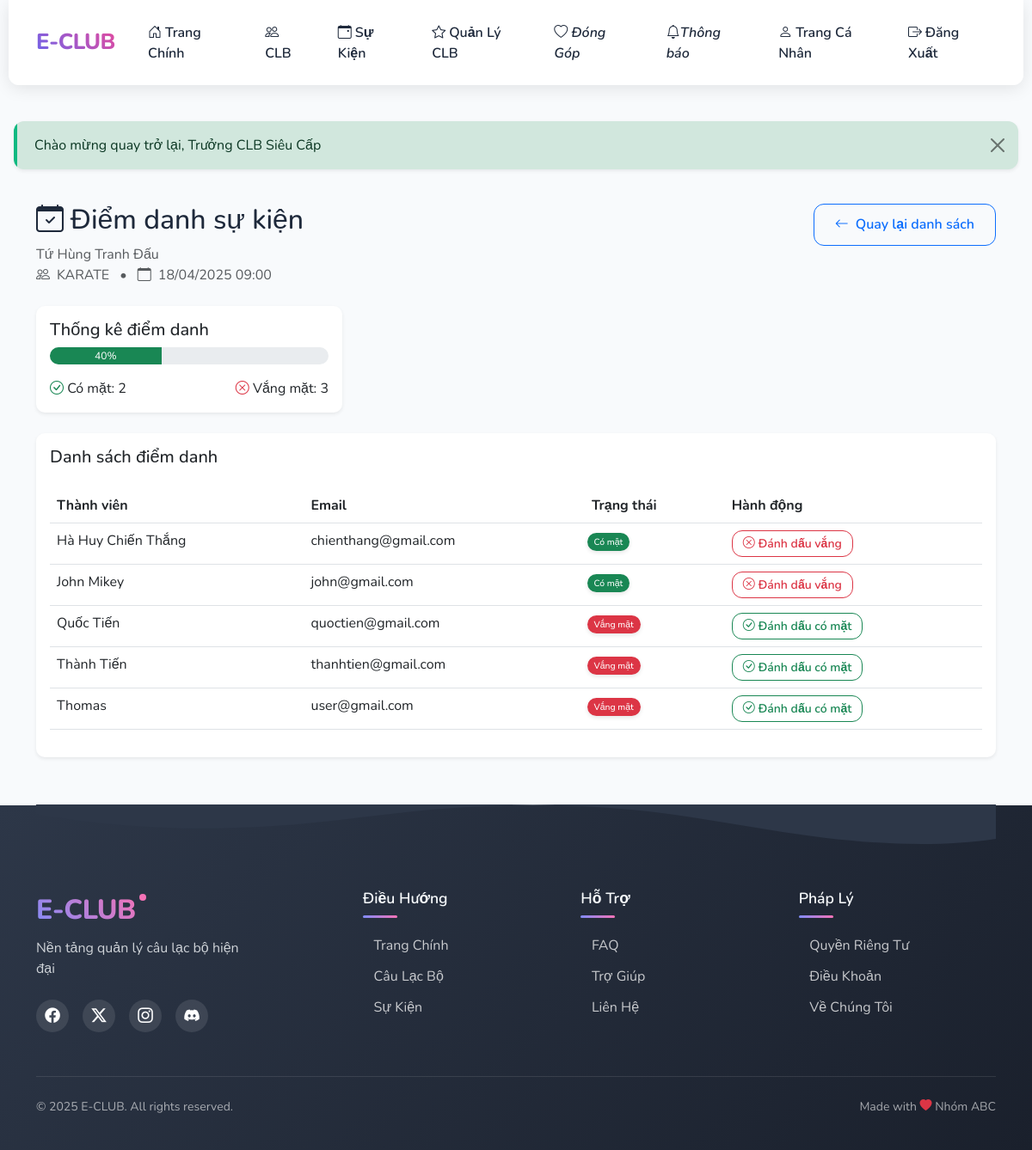
Page /index.php?page=club_leader/event_attendance&event_id=8 (signed in) on the committed database.
### tables this page shows
CREATE TABLE `events` (
  `id` int(11) NOT NULL,
  `club_id` int(11) DEFAULT NULL,
  `title` varchar(200) NOT NULL,
  `description` text DEFAULT NULL,
  `event_date` datetime NOT NULL,
  `status` enum('pending','approved','rejected') DEFAULT 'pending',
  `created_by` int(11) DEFAULT NULL,
  `created_at` timestamp NOT NULL DEFAULT current_timestamp(),
  `notification_before_event` tinyint(1) DEFAULT 0,
  `notification_on_event_day` tinyint(1) DEFAULT 0
);

CREATE TABLE `clubs` (
  `id` int(11) NOT NULL,
  `name` varchar(100) NOT NULL,
  `description` text DEFAULT NULL,
  `created_at` timestamp NOT NULL DEFAULT current_timestamp(),
  `status` enum('active','inactive') NOT NULL DEFAULT 'active',
  `image_url` varchar(255) DEFAULT NULL,
  `bank_info` longtext DEFAULT NULL
);

CREATE TABLE `users` (
  `id` int(11) NOT NULL,
  `name` varchar(100) NOT NULL,
  `email` varchar(100) NOT NULL,
  `password` varchar(255) NOT NULL,
  `role` enum('admin','club_leader','user') DEFAULT 'user',
  `created_at` timestamp NOT NULL DEFAULT current_timestamp(),
  `avatar_url` varchar(255) DEFAULT NULL,
  `last_activity` timestamp NOT NULL DEFAULT current_timestamp() ON UPDATE current_timestamp()
);

### config.php (called while the page is built, shortened)
<?php
try {
    $conn = new mysqli(DB_HOST, DB_USER, DB_PASS, DB_NAME);
    $conn->set_charset("utf8");
} catch (Exception $e) {
    die("Database connection failed: " . $e->getMessage());
}
function sanitize($input) {
    global $conn;
    return $conn->real_escape_string(trim($input));
}
?>

### pages/club_leader/event_attendance.php (the view, shortened to what this page needs)
<?php
$event_id = sanitize($_GET['event_id']);
$sql = "SELECT e.*, c.name as club_name
       FROM events e
       INNER JOIN clubs c ON e.club_id = c.id
       INNER JOIN club_leaders cl ON c.id = cl.club_id
       WHERE e.id = ? AND cl.user_id = ? AND e.status = 'approved'";
$stmt = $conn->prepare($sql);
$stmt->bind_param("ii", $event_id, $_SESSION['user_id']);
$stmt->execute();
$event = $stmt->get_result()->fetch_assoc();
$sql = "SELECT u.id, u.name, u.email, COALESCE(a.status, 'absent') as attendance_status
       FROM users u
       INNER JOIN club_members cm ON u.id = cm.user_id
       LEFT JOIN attendance a ON u.id = a.user_id AND a.event_id = ?
       WHERE cm.club_id = ? AND cm.status = 'approved'
       ORDER BY u.name ASC";
$stmt = $conn->prepare($sql);
$stmt->bind_param("ii", $event_id, $event['club_id']);
$stmt->execute();
$members = $stmt->get_result()->fetch_all(MYSQLI_ASSOC);
$total_members = count($members);
$present_count = 0;
$absent_count = 0;
foreach ($members as $member) {
    if ($member['attendance_status'] === 'present') {
        $present_count++;
    } else {
        $absent_count++;
    }
}
$attendance_rate = $total_members > 0 ? round(($present_count / $total_members) * 100, 1) : 0;
?>
<div class="container py-4">
    <div class="row mb-4">
        <div class="col-md-8">
            <h2 class="mb-0">
                <i class="bi bi-calendar-check me-2"></i>Điểm danh sự kiện
            </h2>
            <p class="text-muted mt-2 mb-0"><?php echo htmlspecialchars($event['title']); ?></p>
            <p class="text-muted mb-0">
                <i class="bi bi-people me-2"></i><?php echo htmlspecialchars($event['club_name']); ?>
                <span class="mx-2">•</span>
                <i class="bi bi-calendar me-2"></i><?php echo date('d/m/Y H:i', strtotime($event['event_date'])); ?>
            </p>
        </div>
        <div class="col-md-4 text-md-end">
            <a href="index.php?page=club_leader/events" class="btn btn-outline-primary">
                <i class="bi bi-arrow-left me-2"></i>Quay lại danh sách
            </a>
        </div>
    </div>
    <div class="row mb-4">
        <div class="col-md-4">
            <div class="card border-0 shadow-sm">
                <div class="card-body">
                    <h5 class="card-title">Thống kê điểm danh</h5>
                    <div class="progress mb-3" style="height: 20px;">
                        <div class="progress-bar bg-success" role="progressbar"
                             style="width: <?php echo $attendance_rate; ?>%"
                             aria-valuenow="<?php echo $attendance_rate; ?>"
                             aria-valuemin="0" aria-valuemax="100">
                            <?php echo $attendance_rate; ?>%
                        </div>
                    </div>
                    <div class="d-flex justify-content-between">
                        <div>
                            <i class="bi bi-check-circle text-success"></i> Có mặt: <?php echo $present_count; ?>
                        </div>
                        <div>
                            <i class="bi bi-x-circle text-danger"></i> Vắng mặt: <?php echo $absent_count; ?>
                        </div>
                    </div>
                </div>
            </div>
        </div>
    </div>
    <div class="card border-0 shadow-sm">
        <div class="card-body">
            <h5 class="card-title mb-4">Danh sách điểm danh</h5>
            <?php if (empty($members)): ?>
                <div class="alert alert-info">
                    <i class="bi bi-info-circle me-2"></i>Chưa có thành viên nào trong CLB.
                </div>
            <?php else: ?>
                <div class="table-responsive">
                    <table class="table table-hover">
                        <thead>
                            <tr>
                                <th>Thành viên</th>
                                <th>Email</th>
                                <th>Trạng thái</th>
                                <th>Hành động</th>
                            </tr>
                        </thead>
                        <tbody>
                            <?php foreach ($members as $member): ?>
                                <tr>
                                    <td><?php echo htmlspecialchars($member['name']); ?></td>
                                    <td><?php echo htmlspecialchars($member['email']); ?></td>
                                    <td>
                                        <?php if ($member['attendance_status'] === 'present'): ?>
                                            <span class="badge bg-success">Có mặt</span>
                                        <?php else: ?>
                                            <span class="badge bg-danger">Vắng mặt</span>
                                        <?php endif; ?>
                                    </td>
                                    <td>
                                        <form method="POST" class="d-inline-block">
                                            <?php if ($member['attendance_status'] === 'present'): ?>
                                                <button type="submit" name="status" value="absent"
                                                        class="btn btn-sm btn-outline-danger">
                                                    <i class="bi bi-x-circle me-1"></i>Đánh dấu vắng
                                                </button>
                                            <?php else: ?>
                                                <button type="submit" name="status" value="present"
                                                        class="btn btn-sm btn-outline-success">
                                                    <i class="bi bi-check-circle me-1"></i>Đánh dấu có mặt
                                                </button>
                                            <?php endif; ?>
                                        </form>
                                    </td>
                                </tr>
                            <?php endforeach; ?>
                        </tbody>
                    </table>
                </div>
            <?php endif; ?>
        </div>
    </div>
</div>

### templates/layout.php (style rules this page uses)
:root { --primary-color: #6366f1; --primary-light: #818cf8; --primary-dark: #4f46e5; --secondary-color: #ec4899; --secondary-light: #f472b6; --accent-color: #0ea5e9; --success-color: #10b981; --warning-color: #f59e0b; --danger-color: #ef4444; --background-color: #f8fafc; --text-color: #1e293b; --border-radius: 12px; --card-border-radius: 16px; --transition-speed: 0.3s; }
body { min-height: 100vh; display: flex; flex-direction: column; background-color: var(--background-color); font-family: 'Nunito', sans-serif; color: var(--text-color); overflow-x: hidden; }
.card { border: none; border-radius: var(--card-border-radius); background: #fff; box-shadow: 0 5px 15px rgba(0, 0, 0, 0.05); transition: all var(--transition-speed) ease; overflow: hidden; position: relative; z-index: 1; }
.card::before { content: ''; position: absolute; top: 0; left: 0; width: 4px; height: 100%; z-index: 2; opacity: 0; transition: opacity var(--transition-speed) ease; }
.btn { border-radius: var(--border-radius); padding: 0.7rem 1.5rem; font-weight: 600; transition: all var(--transition-speed) ease; position: relative; overflow: hidden; z-index: 1; }
.btn::before { content: ''; position: absolute; top: 0; left: 0; width: 100%; height: 100%; background: rgba(255, 255, 255, 0.1); z-index: -1; transform: translateX(-100%) rotate(45deg); transition: transform 0.6s ease; }
.badge { font-size: 0.65rem; padding: 0.35em 0.65em; margin-left: -0.5em; margin-top: -0.5em; }
.badge { padding: 0.5em 1em; border-radius: 20px; font-weight: 600; box-shadow: 0 2px 5px rgba(0, 0, 0, 0.1); }
.fade-in { animation: fadeIn 0.5s ease-in; }

### pages/club_leader/event_attendance.php (style rules this page uses)
.progress { border-radius: 10px; }
.progress-bar { transition: width 0.3s ease; }
.card { border-radius: 10px; }
.table th { border-top: none; }
.badge { font-weight: 500; padding: 0.5em 0.75em; }
.btn-sm { padding: 0.25rem 0.75rem; }

### rows in the picture
events: title "Tứ Hùng Tranh Đấu", club.name "KARATE", event_date "18/04/2025 09:00"
users: name "Hà Huy Chiến Thắng", email "chienthang@gmail.com", shows "Có mặt", shows "Đánh dấu vắng"
users: name "John Mikey", email "john@gmail.com", shows "Có mặt", shows "Đánh dấu vắng"
users: name "Quốc Tiến", email "quoctien@gmail.com", shows "Vắng mặt", shows "Đánh dấu có mặt"
users: name "Thành Tiến", email "thanhtien@gmail.com", shows "Vắng mặt", shows "Đánh dấu có mặt"
users: name "Thomas", email "user@gmail.com", shows "Vắng mặt", shows "Đánh dấu có mặt"

### other values in the picture
$flash['message'] "Chào mừng quay trở lại, Trưởng CLB Siêu Cấp"
$attendance_rate "40"
$present_count "2"
$absent_count "3"
APP_NAME "E-CLUB"
